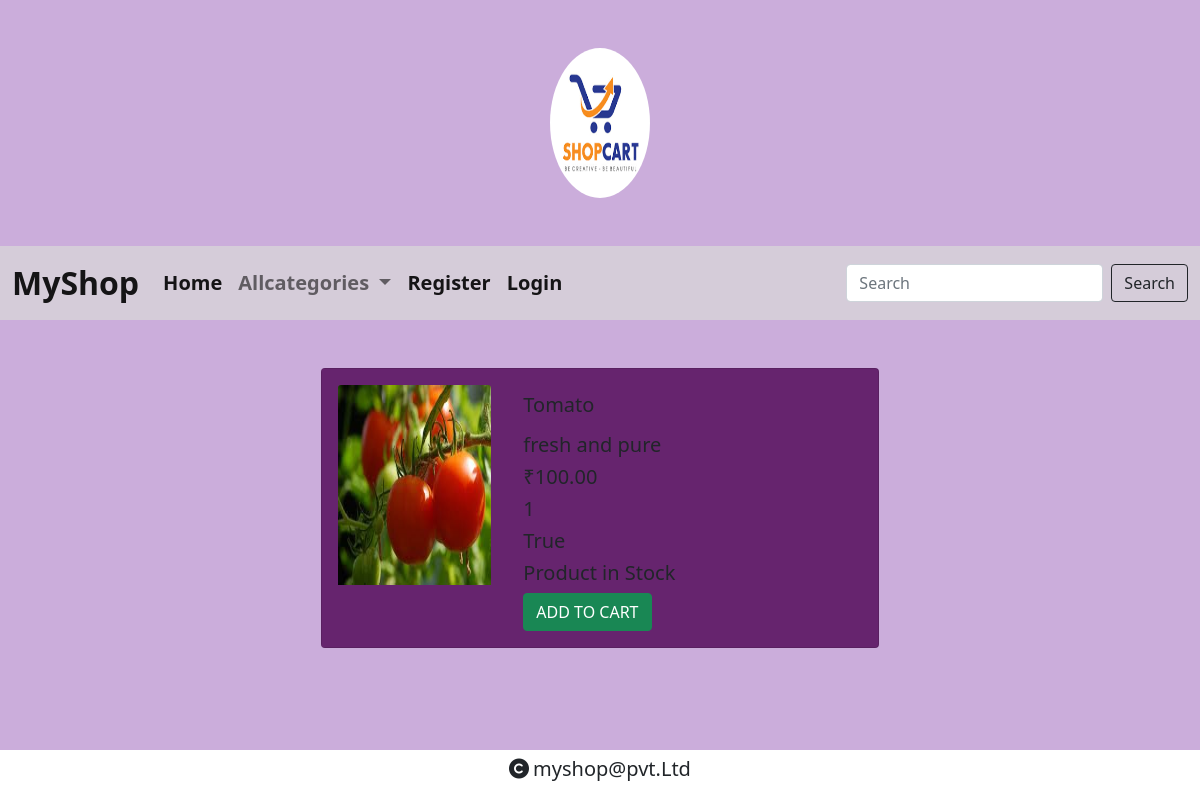
/detail/1, run on the app's committed database.
### shop/models.py (models this page shows, shortened)
class Product(models.Model):
    name=models.CharField(max_length=20)
    desc=models.TextField()
    image=models.ImageField(upload_to="products")
    price=models.DecimalField(max_digits=10,decimal_places=2)
    stock=models.IntegerField()
    available=models.BooleanField(default=True)
    created=models.DateTimeField(auto_now_add=True)
    updated=models.DateTimeField(auto_now=True)
    category=models.ForeignKey(Category,on_delete=models.CASCADE)

### shop/views.py (the view)
# urls.py: path('detail/<int:q>',views.alldetails,name="details"),
def alldetails(request,q):
    p=Product.objects.get(id=q)
    context={'product':p}
    return render(request,"detail.html",context)

### cart/context_processors.py (called while the page is built, shortened)
def count_items(request):
    u=request.user
    count=0
    return {'c':count}

### shop/context_processors.py (called while the page is built)
def menu_links(request):
    c=Category.objects.all()
    return {'links':c}    # We can use this data globally across all webpages inside our app

### templates/detail.html
{% extends 'base.html' %}
{% load static %}
{% block content %}
<div class="container mt-5" style="margin-bottom:100px">
<div class="card mb-3 mx-auto" style="max-width:50%;  background-color:#66246e">
  <div class="row g-0">
    <div class="col-md-4 p-3" style="background-color:#66246e">
      <img src="{{product.image.url}}" height="200px" width="100%" class="card-img-top" alt="...">
    </div>
    <div class="col-md-8">
      <div class="card-body">
          <h5 class="card-title" style="line-height:2">{{product.name}}</h5>
          <h5 class="card-title">{{product.desc}}</h5>
          <h5 class="card-title">₹{{product.price}}</h5>
          <h5 class="card-title"> {{product.stock}}</h5>
          <h5 class="card-title">{{product.available}}</h5>
          {% if user.is_superuser == True %}
           {% if product.stock > 0 %}
          <h5> Product in Stock </h5>
          <a href="{% url 'shop:stock'  product.id %}" class="btn btn-success">ADD STOCK</a>
          {% else %}
          <h5 class="text-danger">Product Out Of Stock</h5>
          <a href="{% url 'shop:stock' product.id %}" class="btn btn-success">ADD STOCK</a>
          {% endif %}
          {% else %}
          {% if product.stock > 0 %}
          <h5>Product in Stock</h5>
          <a href="{% url 'cart:cart' product.id %}" class="btn btn-success">ADD TO CART</a>
          {% else %}
          <h5 class="text-danger">Out Of Stock</h5>
          {% endif %}
          {% endif %}
      </div>
    </div>
  </div>
</div>
</div>
{% endblock %}

### static/css/style.css (style rules this page uses)
body { background-color:#42a7f5; }

### data on the page
Product: image (picture), name "Tomato", desc "fresh and pure", price "100.00", stock "1", available "True"
